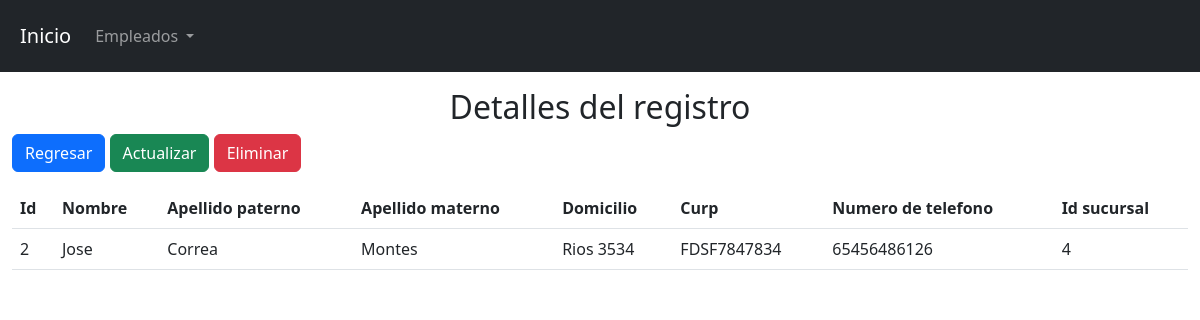
/view/username/show.php?id=2, run on the app's committed database.
### tables this page shows
CREATE TABLE `tbl_empleado` (
  `Id` int(11) NOT NULL,
  `Nombre` varchar(50) NOT NULL,
  `ApellidoPaterno` varchar(50) NOT NULL,
  `ApellidoMaterno` varchar(50) NOT NULL,
  `Domicilio` varchar(100) NOT NULL,
  `Curp` varchar(50) NOT NULL,
  `NumeroDeTelefono` varchar(50) NOT NULL,
  `IdSucursal` int(50) NOT NULL
);

### config/db.php (called while the page is built)
<?php
    class db{
        private $host= "localhost";
        private $dbname="bd_cmdcars";
        private $user="root";
        private $password="";
        public function conexion(){
            try{
                $PDO = new PDO("mysql:host=".$this->host.";dbname=".$this->dbname,$this->user,$this->password);
                return $PDO;
            }catch(PDOException $e){
                return $e->getMessage();
            }
        }
    }
?>

### controller/usernameController.php (called while the page is built, shortened)
<?php
    class empleadoControlador{
        private $model;
        public function __construct()
        {
            require_once("C:/xampp/htdocs/proyecto/model/usernameModel.php");
            $this->model = new empleadoModelo();
        }
        public function show($id){
            return ($this->model->show($id) != false) ? $this->model->show($id) : header("Location:index.php");
        }
    }
?>

### model/usernameModel.php (called while the page is built, shortened)
<?php
    class empleadoModelo{
        private $PDO;
        public function __construct()
        {
            require_once("C:/xampp/htdocs/proyecto/config/db.php");
            $con = new db();
            $this->PDO = $con->conexion();
        }
        public function show($id){
            $stament = $this->PDO->prepare("SELECT * FROM tbl_empleado where Id = :Id limit 1");
            $stament->bindParam(":Id",$id);
            return ($stament->execute()) ? $stament->fetch() : false ;
        }
    }
?>

### view/username/show.php (the view, shortened to what this page needs)
<?php
    require_once("C:/xampp/htdocs/proyecto/view/head/head.php");
    require_once("C:/xampp/htdocs/proyecto/controller/usernameController.php");
    $envio = new empleadoControlador();
    $date = $envio->show($_GET['id']);
?>
<h2 class="text-center">Detalles del registro</h2>
<div class="pb-3">
    <a href="index.php" class="btn btn-primary">Regresar</a>
    <a href="edit.php?id=<?= $date[0]?>" class="btn btn-success">Actualizar</a>
    <a class="btn btn-danger" data-bs-toggle="modal" data-bs-target="#exampleModal">Eliminar</a>
</div>
<table class="table container-fluid">
    <thead>
        <tr>
            <th scope="col">Id</th>
            <th scope="col">Nombre</th>
            <th scope="col">Apellido paterno</th>
            <th scope="col">Apellido materno</th>
            <th scope="col">Domicilio</th>
            <th scope="col">Curp</th>
            <th scope="col">Numero de telefono</th>
            <th scope="col">Id sucursal</th>
        </tr>
    </thead>
    <tbody>
        <tr>
            <td scope="col"><?= $date["Id"]?></td>
            <td scope="col"><?= $date["Nombre"]?></td>
            <td scope="col"><?= $date["ApellidoPaterno"]?></td>
            <td scope="col"><?= $date["ApellidoMaterno"]?></td>
            <td scope="col"><?= $date["Domicilio"]?></td>
            <td scope="col"><?= $date["Curp"]?></td>
            <td scope="col"><?= $date["NumeroDeTelefono"]?></td>
            <td scope="col"><?= $date["IdSucursal"]?></td>
        </tr>
    </tbody>
</table>
<?php
    require_once("C:/xampp/htdocs/proyecto/view/head/footer.php");
?>

### data on the page
tbl_empleado: Id "2", Nombre "Jose", ApellidoPaterno "Correa", ApellidoMaterno "Montes", Domicilio "Rios 3534", Curp "FDSF7847834", NumeroDeTelefono "65456486126", IdSucursal "4"
